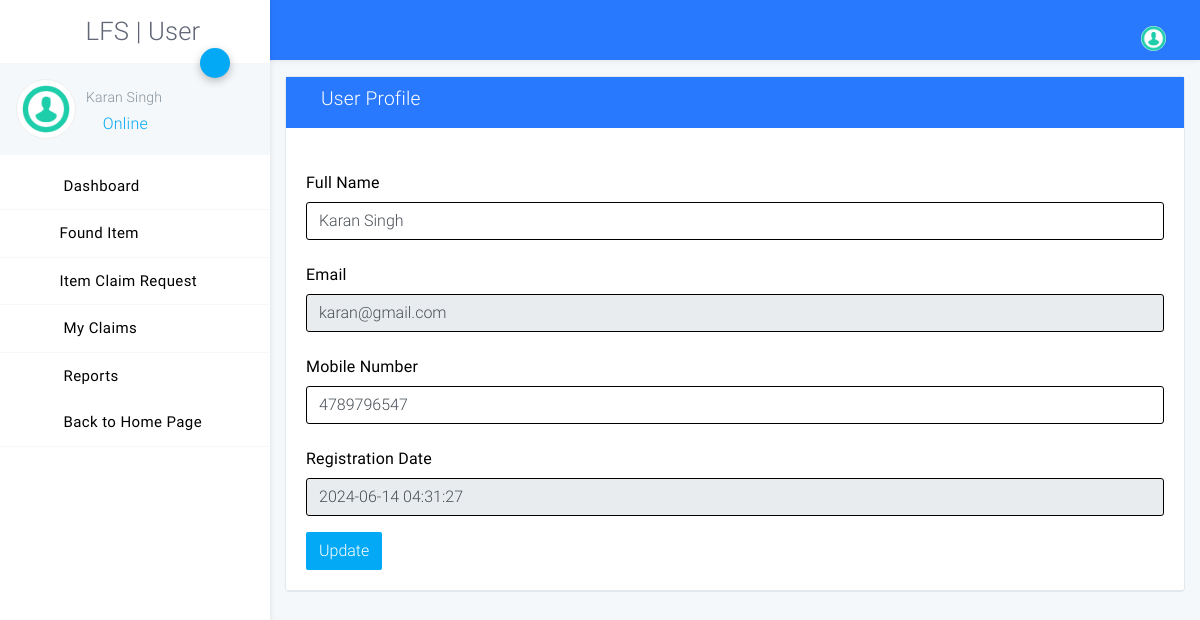
/user1/profile.php (signed in), run on the app's committed database.
### tables this page shows
CREATE TABLE `tbluser` (
  `ID` int(10) NOT NULL,
  `FullName` varchar(120) DEFAULT NULL,
  `Email` varchar(120) DEFAULT NULL,
  `MobileNumber` bigint(10) DEFAULT NULL,
  `Password` varchar(120) DEFAULT NULL,
  `UserRegdate` timestamp NULL DEFAULT current_timestamp()
);

### user1/profile.php (the view, shortened to what this page needs)
<?php
include('includes/dbconnection.php');
if (strlen($_SESSION['lfsuid']==0)) {
  header('location:logout.php');
  } else{
  ?>
<!DOCTYPE html>
<html lang="zxx">
<head>
    <link rel="stylesheet" href="assets/css/app.css">
</head>
<body class="light">
<div id="app">
<?php include_once('includes/sidebar.php');?>
<?php include_once('includes/header.php');?>
    <div class="page has-sidebar-left">
    <div class="animatedParent animateOnce">
        <div class="container-fluid my-3">
            <div class="row">
                <div class="col-md-12">
                    <div class="card">
                       <header class="blue accent-3 relative">
        <div class="container-fluid text-white">
            <div class="row p-t-b-10 ">
                <div class="col">
                    <h4>
                        <i class="icon-package"></i>
                        User Profile
                    </h4>
                </div>
            </div>
        </div>
    </header>
                        <div class="card-body b-b">
                            <form method="post">
  <?php
$uid=$_SESSION['lfsuid'];
$ret=mysqli_query($con,"select * from tbluser where ID='$uid'");
while ($row=mysqli_fetch_array($ret)) {
?>
                                <div class="form-row">
                                    <div class="form-group col-md-12">
                                        <label for="inputEmail4" class="col-form-label">Full Name</label>
                                        <input type="text" class="form-control" id="fullname" name="fullname" value="<?php  echo $row['FullName'];?>" required='true'>
                                    </div>
                                    <div class="form-group col-md-12">
                                        <label for="inputPassword4" class="col-form-label">Email</label>
                                        <input type="text" id="email" name="email" class="form-control" value="<?php  echo $row['Email'];?>" readonly>
                                    </div>
                                </div>
                                <div class="form-group">
                                    <label for="inputAddress" class="col-form-label">Mobile Number</label>
                                    <input type="text" id="mobilenumber" name="mobilenumber" class="form-control" value="<?php  echo $row['MobileNumber'];?>" required='true'>
                                </div>
                                <div class="form-group">
                                    <label for="inputAddress2" class="col-form-label">Registration Date</label>
                                    <input type="text" id="" name="" class="form-control" value="<?php  echo $row['UserRegdate'];?>"  readonly='true'>
                                </div>
                               <?php } ?>
                                <button type="submit" name="submit" class="btn btn-primary">Update</button>
                            </form>
                        </div>
                    </div>
                </div>
            </div>
        </div>
    </div>
</div>
</div>
</body>
</html>
<?php } ?>

### user1/includes/sidebar.php (shortened to what this page needs)
<?php
include('includes/dbconnection.php');
  ?>
<aside class="main-sidebar fixed offcanvas shadow">
    <section class="sidebar">
        <div class="w-110px mt-3 mb-3 ml-3">
 <h2 align="center"> LFS | User</h2>
        </div>
        <div class="relative">
            <a data-toggle="collapse" href="#userSettingsCollapse" role="button" aria-expanded="false"
               aria-controls="userSettingsCollapse" class="btn-fab btn-fab-sm fab-right fab-top btn-primary shadow1 ">
                <i class="icon icon-cogs"></i>
            </a>
            <div class="user-panel p-3 light mb-2">
                <div>
                    <div class="float-left image">
                        <img class="user_avatar" src="assets/img/dummy/image.png" alt="User Image">
                    </div>
                    <div class="float-left info">
                        <?php
$uid=$_SESSION['lfsuid'];
$ret=mysqli_query($con,"select Fullname from tbluser where ID='$uid'");
$row=mysqli_fetch_array($ret);
$name=$row['Fullname'];
?>
                        <h6 class="font-weight-light mt-2 mb-1"><?php echo $name; ?></h6>
                        <a href="#"><i class="icon-circle text-primary blink"></i> Online</a>
                    </div>
                </div>
                <div class="clearfix"></div>
            </div>
        </div>
        <ul class="sidebar-menu">
            <li class="treeview"><a href="dashboard.php">
                <i class="icon icon-sailing-boat-water purple-text s-18"></i> <span>Dashboard</span>
            </a>
            </li>
             <li class="treeview"><a href="#"><i class="icon icon-documents3 text-blue s-18"></i>Found Item<i
                    class="icon icon-angle-left s-18 pull-right"></i></a>
            </li>
            <li class="treeview"><a href="#"><i class="icon icon-documents3 text-blue s-18"></i>Item Claim Request<i
                    class="icon icon-angle-left s-18 pull-right"></i></a>
            </li>
                 <li class="treeview"><a href="my-claims.php">
                <i class="icon icon-documents3 text-red s-18"></i> <span>My Claims</span>
            </a>
            </li>
            <li class="treeview no-b"><a href="#">
                <i class="icon icon-package light-green-text s-18"></i>
                <span>Reports</span>
            </a>
            </li>
      <li class="treeview"><a href="../index.php">
                <i class="icon icon-home purple-text s-18"></i> <span>Back to Home Page</span>
            </a>
            </li>
        </ul>
    </section>
</aside>

### data on the page
tbluser: FullName "Karan Singh", fullname "Karan Singh", email "karan@gmail.com", mobilenumber "4789796547", UserRegdate "2024-06-14 04:31:27"
